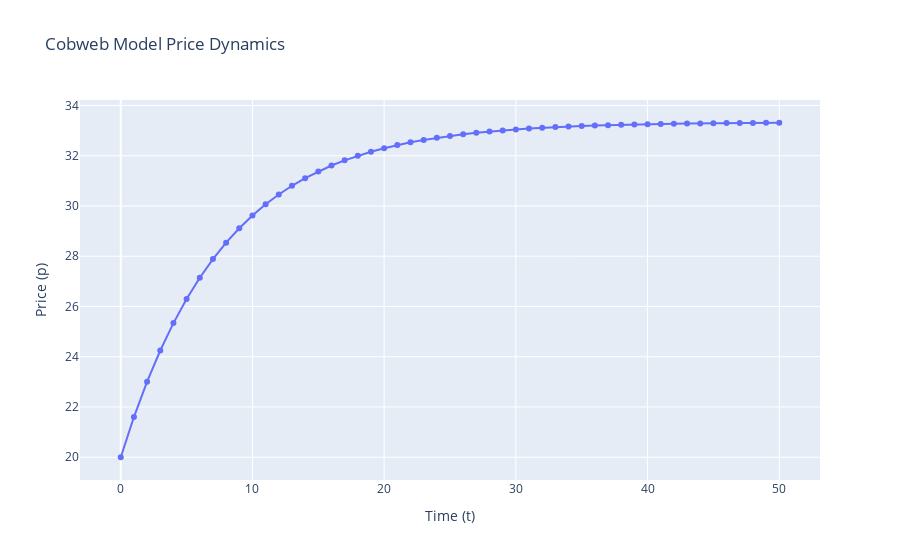

Notebook source saved alongside this figure:
### Code cell
# Parameters for Cobweb Model
a, b = 10, 0.5   # Supply function coefficients
c, d = 50, 0.7   # Demand function coefficients
alpha = 0.1      # Adjustment factor
T_cobweb = 50    # Time steps

# Initial price
p_cobweb = [20]

# Simulate Cobweb Model
for _ in range(T_cobweb):
    p_t = p_cobweb[-1]
    D_p = c - d * p_t  # Demand function
    S_p = a + b * p_t  # Supply function
    p_next = p_t + alpha * (D_p - S_p)
    p_cobweb.append(p_next)

# Plotting the Cobweb Model
fig_cobweb = go.Figure()
fig_cobweb.add_trace(go.Scatter(x=list(range(T_cobweb+1)), y=p_cobweb, mode='lines+markers', name='Price'))
fig_cobweb.update_layout(title="Cobweb Model Price Dynamics", xaxis_title="Time (t)", yaxis_title="Price (p)")
fig_cobweb.show()

### Figure 1 — Plotly figure (JSON) as saved in the notebook; plotly's stock layout.template omitted (floating-point values rounded to 4 significant figures)
{"data": [{"mode": "lines+markers", "name": "Price", "type": "scatter", "x": [0, 1, 2, 3, 4, 5, 6, 7, 8, 9, 10, 11, 12, 13, 14, 15, 16, 17, 18, 19, 20, 21, 22, 23, 24, 25, 26, 27, 28, 29, 30, 31, 32, 33, 34, 35, 36, 37, 38, 39, 40, 41, 42, 43, 44, 45, 46, 47, 48, 49, 50], "y": [20, 21.6, 23.01, 24.25, 25.34, 26.3, 27.14, 27.88, 28.54, 29.11, 29.62, 30.07, 30.46, 30.8, 31.11, 31.37, 31.61, 31.82, 32.0, 32.16, 32.3, 32.42, 32.53, 32.63, 32.71, 32.79, 32.85, 32.91, 32.96, 33.01, 33.05, 33.08, 33.11, 33.14, 33.16, 33.18, 33.2, 33.22, 33.23, 33.24, 33.25, 33.26, 33.27, 33.28, 33.29, 33.29, 33.3, 33.3, 33.3, 33.31, 33.31]}], "layout": {"title": {"text": "Cobweb Model Price Dynamics"}, "xaxis": {"title": {"text": "Time (t)"}}, "yaxis": {"title": {"text": "Price (p)"}}}}
